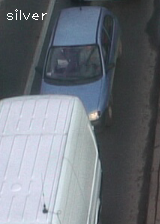
//> input picture video_queue/carSamples/1452028661_cROI.png, 160 x 224 px, given in place of the camera
$ ./main   (built with g++ and OpenCV 4)
//> lines starting //> are read from the running program, lines starting //| are printed output that depends on the picture; after the words box and inside, x2 and y2 are one past the last pixel; in counts of white or black regions, pixels touching at a corner belong together
#include <opencv2/opencv.hpp>
#include <opencv2/highgui.hpp>
#include <opencv2/imgproc.hpp>
#include <opencv2/features2d.hpp>

#include <vector>

using namespace cv;

std::vector<Point> cornerHarris(Mat &inputFrame, int thresh = 150, int blockSize = 3, int apertureSize = 3, double k = 0.04) {
    Mat grayFrame, resultFrameNorm, resultFrameNormScaled;
    Mat resultFrame = Mat::zeros(inputFrame.size(), CV_32FC1);
    cvtColor(inputFrame, grayFrame, COLOR_BGR2GRAY);
    cornerHarris(grayFrame, resultFrame, blockSize, apertureSize, k, BORDER_DEFAULT );
    normalize(resultFrame, resultFrameNorm, 0, 255, NORM_MINMAX, CV_32FC1, Mat());
    convertScaleAbs(resultFrameNorm, resultFrameNormScaled);

    std::vector<Point> points;

    for (int j=0; j<resultFrameNorm.rows; j++) {
        for (int i=0; i<resultFrameNorm.cols; i++) {
            if (int(resultFrameNorm.at<float>(j,i)) > thresh) {
                //
                points.push_back(Point{i, j});
            }
        }
    }

    return points;
}

std::vector<Point> cornerFast(Mat &inputFrame, int thresh=50) {
    Mat grayFrame;
    cvtColor(inputFrame, grayFrame, COLOR_BGR2GRAY);

    std::vector<KeyPoint> keyPoints;
    std::vector<Point> points;

    FAST(grayFrame, keyPoints, thresh);

    for (auto keyPoint: keyPoints) {
        points.push_back(Point{int(keyPoint.pt.x), int(keyPoint.pt.y)});
    }

    return points;
}

void drawPoints(Mat &frame, std::vector<Point> points, Scalar color, int lineWidht=2, int radius=5) {
    for (auto point: points)
        circle(frame, point, 5, color, lineWidht);
}

int main() {
    VideoCapture cap(0);
    if(!cap.isOpened())
        return -1;

    namedWindow("orginal", 1);
    namedWindow("fast", 1);
    namedWindow("harris", 1);

    while(1) {
        Mat frame;
        cap >> frame;
//> frame is the input picture: 224 rows x 160 cols, CV_8UC3; mean B, G, R 122.3, 114.8, 108.9
        imshow("orginal", frame);

        auto fastFrame = frame.clone();
        auto fastPoints = cornerFast(fastFrame);
//> in cornerFast, `cvtColor(inputFrame, grayFrame, COLOR_BGR2GRAY);`:
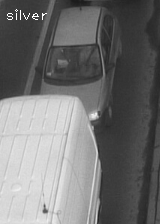
//> grayFrame: 224 rows x 160 cols, CV_8UC1; min 27, max 255, mean 113.9
//> in cornerFast, `FAST(grayFrame, keyPoints, thresh);`: keyPoints = 19 keypoints; strongest (x, y, size): (16, 9, 7), (23, 14, 7), (16, 15, 7), (24, 16, 7)
//> the loop in cornerFast, `for (auto keyPoint: keyPoints)` made 19 passes
//> keyPoint on passes 1 to 12: keypoint at (16, 9), size 7, keypoint at (46, 13), size 7, keypoint at (12, 14), size 7, keypoint at (23, 14), size 7, keypoint at (42, 14), size 7, keypoint at (16, 15), size 7, keypoint at (24, 16), size 7, keypoint at (42, 17), size 7, keypoint at (12, 18), size 7, keypoint at (35, 19), size 7, keypoint at (54, 44), size 7, keypoint at (96, 113), size 7
//> fastPoints = 19 Points (x, y), first 12: [16, 9], [46, 13], [12, 14], [23, 14], [42, 14], [16, 15], [24, 16], [42, 17], [12, 18], [35, 19], [54, 44], [96, 113]
        drawPoints(fastFrame, fastPoints, Scalar{255, 0, 0});
//> the loop in drawPoints, `for (auto point: points)` made 19 passes
//> after the loop in drawPoints, `for (auto point: points)`:
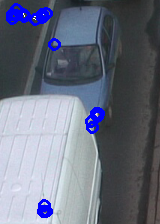
//> frame: 224 rows x 160 cols, CV_8UC3; 3.38% of pixels changed, all inside (x1, y1, x2, y2) = (6, 3, 105, 218)
        imshow("fast", fastFrame);

        auto harrisFrame = frame.clone();
        auto harrisPoints = cornerHarris(harrisFrame);
//> in cornerHarris, `cornerHarris(grayFrame, resultFrame, blockSize, apertureSize, k, BORDE..`:
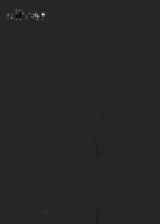
//> resultFrame: 224 rows x 160 cols, CV_32FC1; min -0.00641, max 0.0361, mean 2.29e-05; drawn with min black and max white
//> after the loop in cornerHarris, `for (int j=0; j<resultFrameNorm.rows; j++)`: points = 4 Points (x, y): [42, 13], [42, 14], [43, 14], [37, 16]
//> harrisPoints has the same summary as points in cornerHarris
        drawPoints(harrisFrame, harrisPoints, Scalar{0, 0, 255});
//> call 2 of drawPoints, with color = Scalar(0, 0, 255), lineWidht = 2, radius = 5
//> the loop in drawPoints (call 2), `for (auto point: points)` made 4 passes
//> after the loop in drawPoints (call 2), `for (auto point: points)`:
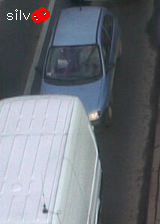
//> frame: 224 rows x 160 cols, CV_8UC3; 0.52% of pixels changed, all inside (x1, y1, x2, y2) = (31, 7, 50, 23)
        imshow("harris", harrisFrame);

        if(waitKey(30) >= 0)
//> the Esc key is pressed
            break;
    }

    return 0;
}

$ run again, on video_queue/carSamples/1452028663_cROI.png
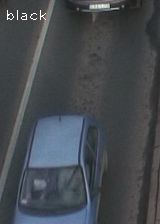
//> input picture video_queue/carSamples/1452028663_cROI.png, 160 x 224 px, given in place of the camera
//> frame is the input picture: 224 rows x 160 cols, CV_8UC3; mean B, G, R 79.7, 74.3, 69.6
//> keyPoints = 18 keypoints; strongest (x, y, size): (7, 10, 7), (11, 13, 7), (25, 13, 7), (21, 17, 7)
//> the loop in cornerFast, `for (auto keyPoint: keyPoints)` made 18 passes
//> keyPoint on passes 1 to 8: keypoint at (108, 4), size 7, keypoint at (90, 6), size 7, keypoint at (110, 6), size 7, keypoint at (123, 6), size 7, keypoint at (117, 8), size 7, keypoint at (77, 9), size 7, keypoint at (7, 10), size 7, keypoint at (83, 10), size 7
//> fastPoints = 18 Points (x, y), first 12: [108, 4], [90, 6], [110, 6], [123, 6], [117, 8], [77, 9], [7, 10], [83, 10], [40, 11], [11, 13], [25, 13], [33, 13]
//> the loop in drawPoints, `for (auto point: points)` made 18 passes
//> in cornerHarris, `cornerHarris(grayFrame, resultFrame, blockSize, apertureSize, k, BORDE..`:
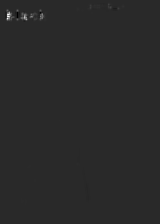
//> resultFrame: 224 rows x 160 cols, CV_32FC1; min -0.0056, max 0.0285, mean 3.31e-05; drawn with min black and max white
//> after the loop in cornerHarris, `for (int j=0; j<resultFrameNorm.rows; j++)`: points = contour of 17 points, box (x1, y1, x2, y2) (7, 12, 27, 20), area 35
//> harrisPoints has the same summary as points in cornerHarris
//> the loop in drawPoints (call 2), `for (auto point: points)` made 17 passes
//> point on passes 1 to 8: Point(9, 12), Point(9, 13), Point(7, 14), Point(8, 14), Point(9, 14), Point(7, 15), Point(8, 15), Point(7, 16)
//> after the loop in drawPoints (call 2), `for (auto point: points)`:
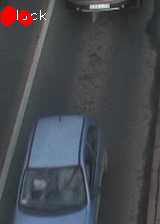
//> frame: 224 rows x 160 cols, CV_8UC3; 1.12% of pixels changed, all inside (x1, y1, x2, y2) = (1, 6, 33, 26)

$ run again, on video_queue/carSamples/1452028664_cROI.png
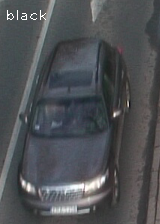
//> input picture video_queue/carSamples/1452028664_cROI.png, 160 x 224 px, given in place of the camera
//> frame is the input picture: 224 rows x 160 cols, CV_8UC3; mean B, G, R 84.3, 80.9, 78.4
//> keyPoints = 41 keypoints; strongest (x, y, size): (114, 115, 7), (17, 19, 7), (23, 19, 7), (17, 12, 7)
//> the loop in cornerFast, `for (auto keyPoint: keyPoints)` made 41 passes
//> keyPoint on passes 1 to 8: keypoint at (7, 10), size 7, keypoint at (17, 12), size 7, keypoint at (44, 14), size 7, keypoint at (31, 15), size 7, keypoint at (13, 16), size 7, keypoint at (26, 17), size 7, keypoint at (12, 18), size 7, keypoint at (31, 18), size 7
//> fastPoints = 41 Points (x, y), first 12: [7, 10], [17, 12], [44, 14], [31, 15], [13, 16], [26, 17], [12, 18], [31, 18], [36, 18], [40, 18], [44, 18], [17, 19]
//> the loop in drawPoints, `for (auto point: points)` made 41 passes
//> in cornerHarris, `cornerHarris(grayFrame, resultFrame, blockSize, apertureSize, k, BORDE..`:
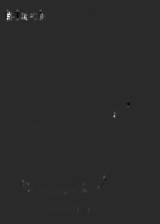
//> resultFrame: 224 rows x 160 cols, CV_32FC1; min -0.00403, max 0.0199, mean 2.94e-05; drawn with min black and max white
//> after the loop in cornerHarris, `for (int j=0; j<resultFrameNorm.rows; j++)`: points = 18 Points (x, y), first 12: [9, 12], [9, 13], [7, 14], [8, 14], [9, 14], [7, 15], [8, 15], [7, 16], [8, 16], [9, 16], [24, 16], [24, 17]
//> harrisPoints has the same summary as points in cornerHarris
//> the loop in drawPoints (call 2), `for (auto point: points)` made 18 passes
//> after the loop in drawPoints (call 2), `for (auto point: points)`:
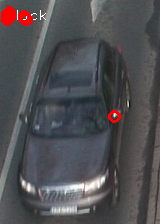
//> frame: 224 rows x 160 cols, CV_8UC3; 1.37% of pixels changed, all inside (x1, y1, x2, y2) = (1, 6, 121, 123)
